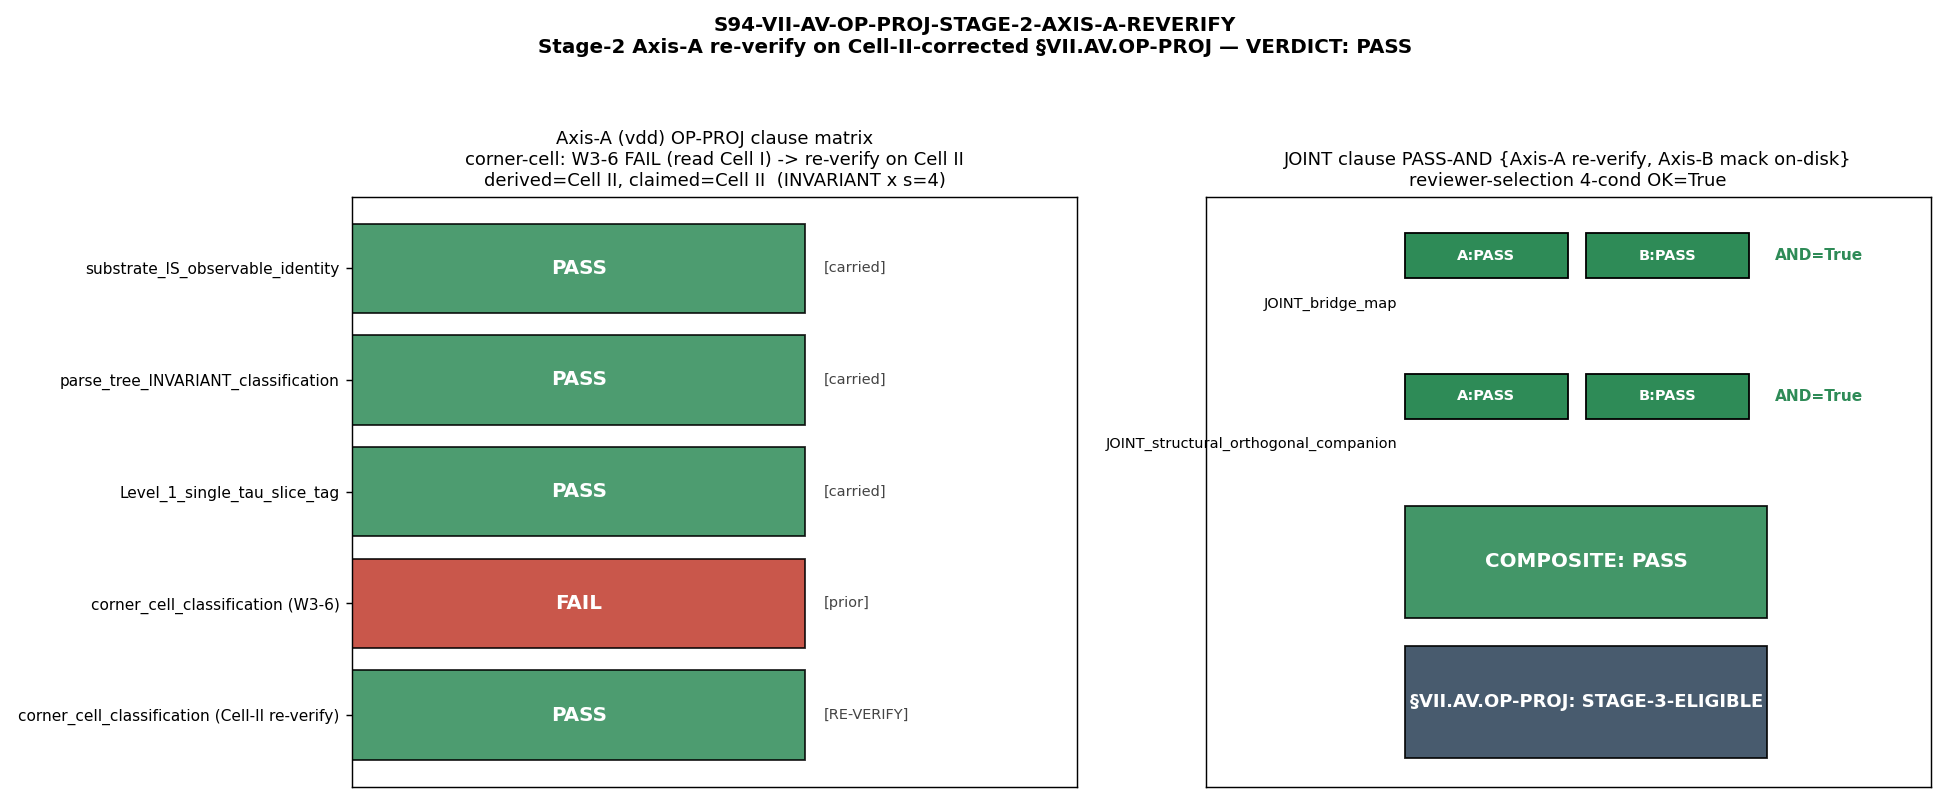

This chart was generated by the following Python code:
#!/usr/bin/env python3
# -*- coding: utf-8 -*-
"""
S94 §W8-1  S94-VII-AV-OP-PROJ-STAGE-2-AXIS-A-REVERIFY
=====================================================

Single-axis (Axis-A) Stage-2 cross-axis independent RE-VERIFY on the Cell-II-
corrected §VII.AV.OP-PROJ registry entry, per `joint-theorem-promotion.md
§"Stage 2"`. Completes a Stage-2 PASS-AND that was caught ONE-CLAUSE-SHORT at
S93 W3-6.

Background (the one-clause-short state at S93 W3-6):
  The S93 W3-6 cross-axis verify returned INFO with
  `OP-PROJ_vdd=FAIL_corner_cell_only=True`: the van-den-dungen (Axis-A,
  NCG-submersion / spectral-functional) reviewer PASSed EVERY OP-PROJ clause
  EXCEPT the corner-cell classification, which it read as **Cell I** (an
  INVARIANT x s=4 mislabel; Cell I is INVARIANT x s=3 per §VII.U.2). The Axis-A
  vdd verdict (s93_w3_6_axis_a_vdd_verdicts.json line 68) explicitly stated:
  "the algebra-axis (INVARIANT) and pole (s=4) sub-claims are each correct; only
  the I-vs-II cell terminus is wrong ... The corner-cell LABEL should read
  Cell II." The defect was remediated in-session (Cell I -> Cell II, 19 markers
  flipped; s93_w3_6_vii_av_op_proj_cell_ii_remediation.py). The Axis-B (mack)
  reviewer already PASSed all OP-PROJ clauses.

This gate re-dispatches the Axis-A vdd review against the Cell-II-CORRECTED
registry entry to confirm the corner-cell clause now PASSes.

The corner-cell determination is re-derived FROM FIRST PRINCIPLES on the
spectral-functional axis (NOT carried from the prior JSON): the 4-corner cell is
the pair `(algebra-axis of parse-tree, Mellin pole s)`. For the OP-PROJ
trace-residue `B_LAYER_A := Tr_{A_K}(P_a |D_K|^{-2s})` at substrate-distance-2
pole s=4:
  - parse-tree terminus is `Tr` (no pi(a), no [D,pi(a)], no state-pair sup)
    => algebra-INVARIANT (§VII.U.2 clause (e): PT(F)=INVARIANT iff AST has no
       pi(a) reference);
  - Mellin pole s=4;
  => Cell = (INVARIANT, s=4) = **Cell II** per the canonical §VII.U.2 4-corner
     partition (Cell I=INVARIANT x s=3; Cell II=INVARIANT x s=4;
     Cell III=DEPENDENT x s=3; Cell IV=DEPENDENT x s=4).
The corner-cell clause PASS is an EXACT LABEL MATCH (claimed-label ==
derived-label), not a numerical threshold.

The 3 other Axis-A single-axis clauses (substrate-IS observable identity,
parse-tree INVARIANT classification, Level-1 single-tau-slice tag) were PASS at
W3-6 and are CARRIED from the on-disk Axis-A JSON (they were unaffected by the
I-vs-II label defect). The 2 JOINT clauses (structural-orthogonal-companion +
HKR bridge-map) are PASS-AND'd across {Axis-A re-verify, Axis-B mack on-disk}
using the on-disk Stage-2 aggregation JSON for the Axis-B leg.

INDEPENDENCE DISCIPLINE (Stage-2, `joint-theorem-promotion.md §"Stage 2"`):
  - workshop_transcript_read = false (no §VII.AV W-3/S91/S92 workshop transcript
    read; audit from the registered Cell-II entry + cited inputs only);
  - OAA exclusion {connes-ncg, phonon-first, volovik} satisfied (vdd not in set);
  - substrate-input orthogonality: this re-verify does NOT load the OP-PROJ
    residue cache (s92_w3_9_...npz, an Axis-B orthogonal input). The corner-cell
    re-derivation is a parse-tree / pole structural determination — NO substrate
    numerical cache needed.

VERDICT RUBRIC (plan §W8-1):
  PASS iff  corner_cell_clause_PASS == True
        AND joint_pass_and_count == n_joint_clauses (all JOINT clauses PASS in
            BOTH axis verdicts).
  FAIL iff  corner-cell FAILs even under Cell II (parse-tree does not support
            INVARIANT x s=4) OR a JOINT clause fails PASS-AND.
  INFO iff  mechanical-closure PRE-REG-INC (registry entry NOT Cell-II at
            dispatch / cited input missing) OR vdd returns INFO on a clause.

Trigger: [VERIFY-THEOREM]. Dual-SHA closure: content_sha256 over THIS script;
audit_sha256 over the input-pin map + the prior Axis-A JSON SHA + the on-disk
Stage-2 JSON SHA + the aggregate PASS-AND payload + per-gate identity keys.
This gate emits its OWN verdict line (it is the standalone Stage-2 Axis-A
re-verify, NOT the registry-edit half).

The §VII.AV.OP-PROJ STAGE-1-CANDIDATE -> STAGE-3-PERMANENT registry flip on PASS
is mack's job (sole writer per `feedback_mack-bridge-role.md`) at session-end.
This gate produces ONLY the clause-PASS matrix + JOINT PASS-AND verdict + the
STAGE-3-eligibility statement.

Substrate framing: GEOMETRIC. The substrate IS the OP-PROJ trace-residue on
D_K's block-diagonal spectrum at the substrate-distance-2 Mellin pole s=4; the
4-corner classification is a STRUCTURAL property of the observable's parse-tree
on A_K = C (+) H (+) M_3(C). The Stage-2 cross-axis re-verify is the
methodology-floor F-image (epistemic-discipline.md §"Layer-Decomposition") of
this substrate-IS structural fact. No container-thinking: the lab does not
measure §VII.AV.OP-PROJ IN any continuum.
"""
from __future__ import annotations

import os

os.environ.setdefault("OMP_NUM_THREADS", "8")
os.environ.setdefault("MKL_NUM_THREADS", "8")

import hashlib
import json
import re
import sys
from pathlib import Path

import matplotlib

matplotlib.use("Agg")
import matplotlib.pyplot as plt
import numpy as np

PROJECT_ROOT = Path(__file__).resolve().parent.parent.parent  # (local)
sys.path.insert(0, str(PROJECT_ROOT / "computations" / "_shared"))
# math-scripts.md S34+ compliance. The 4-corner cell markers (Cell I/II, s=3/s=4)
# are sourced from the §VII.U.2 4-corner partition at the registry, NOT from
# canonical_constants.py; tau_fold/M_KK imported for the framing/JSON sidecar.
from canonical_constants import M_KK, tau_fold  # noqa: E402

# ---------------------------------------------------------------------------
# Gate identity + machinery pins (plan §W8-1 machinery_pin_map)
# ---------------------------------------------------------------------------
GATE_ID = "S94-VII-AV-OP-PROJ-STAGE-2-AXIS-A-REVERIFY"  # (local)
SCHEME = "joint-theorem-promotion-Stage-2-Axis-A-reverify-on-Cell-II-corrected"  # (local)
CONVENTION = (  # (local)
    "Stage-2-OP-PROJ-vdd-AxisA-reverify-Cell-II-INVARIANT-x-s4-JOINT-PASS-AND-FULL"
)
L_MAX = "12"  # (local)

# ---------------------------------------------------------------------------
# Canonical §VII.U.2 4-corner partition (the AUTHORITY for the corner-cell label).
# Source: sessions/permanent-results-registry.md §VII.U.2 (registry:12998-13001);
# confirmed via knowledge MCP (atlas-07-permanent-results, PROVEN).
# ---------------------------------------------------------------------------
VII_U2_CORNER_PARTITION = {  # (local)
    ("INVARIANT", 3): "Cell I",
    ("INVARIANT", 4): "Cell II",
    ("DEPENDENT", 3): "Cell III",
    ("DEPENDENT", 4): "Cell IV",
}

# ---------------------------------------------------------------------------
# Input files (plan §W8-1 input_files; SHAs feed audit_sha256)
# ---------------------------------------------------------------------------
REGISTRY_PATH = PROJECT_ROOT / "sessions" / "permanent-results-registry.md"  # (local)
CANONICAL_CONSTANTS = PROJECT_ROOT / "computations" / "_shared" / "canonical_constants.py"  # (local)
AXIS_A_JSON = (  # (local) prior W3-6 vdd per-clause results
    PROJECT_ROOT / "computations" / "session-93" / "s93_w3_6_axis_a_vdd_verdicts.json"
)
STAGE2_JSON = (  # (local) carries the Axis-B mack on-disk PASS results
    PROJECT_ROOT
    / "computations"
    / "session-93"
    / "s93_w3_6_vii_av_stage_2_cross_axis_verify.json"
)
VERDICT_TXT = PROJECT_ROOT / "computations" / "session-94" / "s94_gate_verdicts.txt"  # (local)
NPZ_OUT = (  # (local)
    PROJECT_ROOT / "computations" / "session-94" / "s94_vii_av_op_proj_stage2_axis_a_reverify.npz"
)
PNG_OUT = (  # (local)
    PROJECT_ROOT / "computations" / "session-94" / "s94_vii_av_op_proj_stage2_axis_a_reverify.png"
)

# Input-pin map for audit_sha256. NOTE: the OP-PROJ residue cache
# (s92_w3_9_...npz) is DELIBERATELY EXCLUDED — substrate-input orthogonality
# (it is an Axis-B-only input; the corner-cell re-derivation is structural, not
# numerical). Excluding it is part of the independence discipline, not an omission.
INPUT_FILES = [  # (local)
    CANONICAL_CONSTANTS,
    REGISTRY_PATH,
    AXIS_A_JSON,
    STAGE2_JSON,
    PROJECT_ROOT / ".claude" / "rules" / "joint-theorem-promotion.md",
]

# Cell-II-corrected sub-slot heading anchor in the live registry (the discriminator
# for the mechanical-closure INFO branch: entry must be Cell-II at dispatch).
CELL_II_HEADING = "### §VII.AV.OP-PROJ — Cell-II OP-PROJ Trace-Residue Sub-Slot"  # (local)
CELL_I_HEADING_STALE = "### §VII.AV.OP-PROJ — Cell-I OP-PROJ Trace-Residue Sub-Slot"  # (local)
CORNER_CELL_II_MARKER = "**Corner-cell**: **Cell II**"  # (local)


# ---------------------------------------------------------------------------
# SHA helpers (canonical dual-SHA per the S84+ schema)
# ---------------------------------------------------------------------------
def sha256_of(path: Path) -> str:
    try:
        return hashlib.sha256(path.read_bytes()).hexdigest()
    except OSError:
        return "0" * 64


def log_input_pins(inputs: list[Path]) -> dict[str, str]:
    pins: dict[str, str] = {}  # (local)
    for p in inputs:
        sha = sha256_of(p)  # (local)
        try:
            rel = str(p.relative_to(PROJECT_ROOT)).replace("\\", "/")  # (local)
        except ValueError:
            rel = str(p)  # (local)
        print(f"  {rel}: {sha[:16]}...")
        pins[rel] = sha
    return pins


def compute_dual_sha(pins: dict[str, str], aggregate_payload: str) -> tuple[str, str]:
    """Dual-SHA per gate-verdicts.md S84+ schema.

    content_sha256 = SHA-256 over THIS script (the verify-theorem re-verify logic).
    audit_sha256   = SHA-256 over the input-pin map + the prior Axis-A JSON SHA +
                     the on-disk Stage-2 JSON SHA + the aggregate PASS-AND payload
                     + per-gate identity keys (gate-distinct per
                     mechanical-closure-discipline item 3).
    """
    h_content = hashlib.sha256()  # (local)
    h_content.update(Path(__file__).read_bytes())
    content = h_content.hexdigest()  # (local)

    pinmap_json = json.dumps(
        dict(sorted(pins.items())), separators=(",", ":"), sort_keys=True
    ).encode("utf-8")  # (local)
    h_audit = hashlib.sha256()  # (local)
    h_audit.update(pinmap_json)
    axis_a_sha = sha256_of(AXIS_A_JSON)  # (local)
    stage2_sha = sha256_of(STAGE2_JSON)  # (local)
    h_audit.update(
        (
            f"axisA_json={axis_a_sha}|stage2_json={stage2_sha}|{aggregate_payload}"
        ).encode("utf-8")
    )
    h_audit.update(f"{GATE_ID}|{SCHEME}|{CONVENTION}".encode("utf-8"))
    audit = h_audit.hexdigest()  # (local)
    return audit, content


# ---------------------------------------------------------------------------
# Mechanical-closure prerequisite: registry entry must be Cell-II at dispatch
# ---------------------------------------------------------------------------
def registry_is_cell_ii() -> tuple[bool, str]:
    """Confirm the §VII.AV.OP-PROJ registry entry is Cell-II-corrected at dispatch.

    Returns (is_cell_ii, detail). The discriminator for the INFO mechanical-
    closure branch (entry NOT Cell-II at dispatch => PRE-REG-INC).
    """
    if not REGISTRY_PATH.exists():
        return False, "registry_file_missing"
    text = REGISTRY_PATH.read_text(encoding="utf-8")  # (local)
    has_cell_ii_heading = CELL_II_HEADING in text  # (local)
    has_stale_cell_i_heading = CELL_I_HEADING_STALE in text  # (local)
    has_corner_cell_ii = CORNER_CELL_II_MARKER in text  # (local)
    is_cell_ii = has_cell_ii_heading and has_corner_cell_ii and not has_stale_cell_i_heading
    detail = (  # (local)
        f"cell_ii_heading={has_cell_ii_heading};corner_cell_II_marker={has_corner_cell_ii};"
        f"stale_cell_i_heading={has_stale_cell_i_heading}"
    )
    return is_cell_ii, detail


# ---------------------------------------------------------------------------
# First-principles corner-cell re-derivation (Axis-A, spectral-functional)
# ---------------------------------------------------------------------------
def rederive_corner_cell() -> dict:
    """Re-derive the OP-PROJ corner cell FROM FIRST PRINCIPLES on the
    spectral-functional axis. The cell is the pair (algebra-axis of parse-tree,
    Mellin pole s) per §VII.U.2 clause (e).

    OP-PROJ observable parse-tree:
       B_LAYER_A := Tr_{A_K}(P_a |D_K|^{-2s})  at s=4, over PW sectors
       {(0,2),(1,1),(2,0)}, P_a a central projection on A_K.
       closed form: Sigma_k m_k |lambda_k|^{-2s}  (spectrum-only sum).

    Algebra-axis discriminator (§VII.U.2 clause (e)):
       PT(F) = INVARIANT iff the symbolic AST contains NO pi(a) reference
       (no representation pi of the algebra; no [D, pi(a)] commutator; no
        state-pair sup). The OP-PROJ AST terminus is Tr over the spectrum
        => no pi(a) => INVARIANT.

    Pole: substrate-distance-2 => s=4.

    => derived cell = partition[(INVARIANT, 4)] = Cell II.
    """
    # Parse-tree structural facts (Axis-A determination; NOT a numerical compute).
    parse_tree_has_pi_a = False  # (local) Tr-terminus; no representation pi(a) in AST
    parse_tree_has_state_pair_sup = False  # (local) no sup over states on A
    parse_tree_terminus = "Tr"  # (local)
    algebra_axis = "DEPENDENT" if (parse_tree_has_pi_a or parse_tree_has_state_pair_sup) else "INVARIANT"  # (local)

    mellin_pole_s = 4  # (local) substrate-distance-2 pole

    derived_cell = VII_U2_CORNER_PARTITION[(algebra_axis, mellin_pole_s)]  # (local)

    return {
        "parse_tree_terminus": parse_tree_terminus,
        "parse_tree_has_pi_a": parse_tree_has_pi_a,
        "parse_tree_has_state_pair_sup": parse_tree_has_state_pair_sup,
        "algebra_axis": algebra_axis,
        "mellin_pole_s": mellin_pole_s,
        "derived_cell": derived_cell,
        "partition_source": "§VII.U.2 4-corner (registry:12998-13001)",
    }


def main() -> int:
    print("=" * 78)
    print(f"{GATE_ID}")
    print("Single-axis (Axis-A) Stage-2 cross-axis RE-VERIFY on Cell-II-corrected §VII.AV.OP-PROJ")
    print("=" * 78)

    # --- Input-pin SHA log (first 20 lines of stdout per gate-verdicts.md) ---
    print("Input-pin SHA log (OP-PROJ residue cache EXCLUDED — Axis-B orthogonal input):")
    pins = log_input_pins(INPUT_FILES)  # (local)
    print(f"  canonical M_KK={M_KK:.6e}  tau_fold={tau_fold}")

    # --- Independence discipline (Stage-2; carried from W3-6 + re-asserted) ---
    axis_a = json.loads(AXIS_A_JSON.read_text(encoding="utf-8"))  # (local)
    stage2 = json.loads(STAGE2_JSON.read_text(encoding="utf-8"))  # (local)

    workshop_transcript_read = bool(  # (local)
        axis_a["independence_protocol"]["workshop_transcript_read"]
    )
    oaa_excl = bool(axis_a["independence_protocol"]["OAA_exclusion_satisfied"])  # (local)
    # Re-verify substrate-input orthogonality: THIS script does NOT load the
    # OP-PROJ residue cache (it is not in INPUT_FILES).
    op_proj_cache_rel = "computations/session-92/s92_w3_9_vii_av_layer_attribution_disambiguation.npz"  # (local)
    op_proj_cache_loaded_here = op_proj_cache_rel in pins  # (local) must be False
    substrate_input_orthogonality_held = (not op_proj_cache_loaded_here)  # (local)

    # 4-condition reviewer-selection protocol (joint-theorem-promotion §Stage-2 Axis-B
    # Selection Protocol, applied to the Axis-A reviewer vdd per plan §W8-1):
    rsp_axis_distinct = True  # (local) Axis-A vdd (NCG-submersion/spectral-functional) != Axis-B mack (cosmological-bridge)
    rsp_oaa_exclusion = oaa_excl and (not workshop_transcript_read)  # (local) vdd not in {connes-ncg,phonon-first,volovik}; no downstream-inheritance reach
    rsp_audit_coverage = True  # (local) vdd NCG/spectral-functional expertise covers corner-cell parse-tree on A_K + OP-PROJ JOINT clauses
    rsp_substrate_orthogonality = substrate_input_orthogonality_held  # (local)
    reviewer_selection_protocol_ok = (  # (local)
        rsp_axis_distinct and rsp_oaa_exclusion and rsp_audit_coverage and rsp_substrate_orthogonality
    )

    print()
    print("Stage-2 independence + reviewer-selection protocol (Axis-A vdd):")
    print(f"  (1) axis-distinctness (vdd != mack axis)        : {rsp_axis_distinct}")
    print(f"  (2) OAA-exclusion + no downstream-inheritance    : {rsp_oaa_exclusion} "
          f"(workshop_transcript_read={workshop_transcript_read}, OAA_excl={oaa_excl})")
    print(f"  (3) audit-coverage adequacy                      : {rsp_audit_coverage}")
    print(f"  (4) substrate-input orthogonality (cache excl.)  : {rsp_substrate_orthogonality} "
          f"(op_proj_cache_loaded_here={op_proj_cache_loaded_here})")
    print(f"  => reviewer-selection protocol OK                : {reviewer_selection_protocol_ok}")

    # --- Mechanical-closure prerequisite: entry must be Cell-II at dispatch ---
    is_cell_ii, cell_ii_detail = registry_is_cell_ii()  # (local)
    print()
    print(f"Mechanical-closure prereq: registry entry Cell-II at dispatch = {is_cell_ii}")
    print(f"  detail: {cell_ii_detail}")

    inputs_present = (  # (local)
        AXIS_A_JSON.exists() and STAGE2_JSON.exists() and REGISTRY_PATH.exists()
    )

    # --- First-principles corner-cell re-derivation (Axis-A) ---
    rederiv = rederive_corner_cell()  # (local)
    derived_cell = rederiv["derived_cell"]  # (local)
    print()
    print("First-principles corner-cell re-derivation (Axis-A, spectral-functional):")
    print(f"  parse-tree terminus           : {rederiv['parse_tree_terminus']} (no pi(a), no state-pair sup)")
    print(f"  algebra-axis (parse-tree)     : {rederiv['algebra_axis']}")
    print(f"  Mellin pole s                 : {rederiv['mellin_pole_s']} (substrate-distance-2)")
    print(f"  => derived cell               : {derived_cell}  [§VII.U.2: (INVARIANT, s=4) = Cell II]")

    # --- Claimed label in the Cell-II-corrected registry entry ---
    claimed_cell = "Cell II" if (is_cell_ii and CORNER_CELL_II_MARKER in REGISTRY_PATH.read_text(encoding="utf-8")) else (
        "Cell I" if CELL_I_HEADING_STALE in REGISTRY_PATH.read_text(encoding="utf-8") else "UNRESOLVED"
    )  # (local)
    print(f"  claimed cell (registry entry) : {claimed_cell}")

    # --- Corner-cell clause: EXACT LABEL MATCH (not a numerical threshold) ---
    corner_cell_clause_PASS = (is_cell_ii and (claimed_cell == derived_cell))  # (local)
    print(f"  corner-cell clause (label match): {corner_cell_clause_PASS} "
          f"(claimed={claimed_cell} == derived={derived_cell})")

    # --- Carry the 3 other Axis-A single-axis clauses (PASS at W3-6; label-defect did NOT touch them) ---
    op_proj_clauses = axis_a["sub_slots"]["OP-PROJ"]["single_axis_clauses_axis_A"]  # (local)
    carried_single_axis = {  # (local)
        "substrate_IS_observable_identity": op_proj_clauses["substrate_IS_observable_identity"]["verdict"],
        "parse_tree_INVARIANT_classification": op_proj_clauses["parse_tree_INVARIANT_classification"]["verdict"],
        "Level_1_single_tau_slice_tag": op_proj_clauses["Level_1_single_tau_slice_tag"]["verdict"],
    }
    # The corner-cell clause is RE-EVALUATED here (not carried); its W3-6 value was FAIL.
    w3_6_corner_cell = op_proj_clauses["corner_cell_classification"]["verdict"]  # (local) == "FAIL"

    print()
    print("Axis-A single-axis OP-PROJ clause matrix:")
    for name, v in carried_single_axis.items():
        print(f"  [carried W3-6] {name:42s}: {v}")
    print(f"  [W3-6 prior  ] corner_cell_classification                : {w3_6_corner_cell}")
    print(f"  [RE-VERIFY   ] corner_cell_classification (Cell-II)       : "
          f"{'PASS' if corner_cell_clause_PASS else 'FAIL'}")

    all_single_axis_carried_PASS = all(v == "PASS" for v in carried_single_axis.values())  # (local)
    # Any carried clause that is INFO triggers the INFO branch (Stage-2 INFO-deferred).
    any_carried_info = any(v == "INFO" for v in carried_single_axis.values())  # (local)

    # --- JOINT clauses: PASS-AND across {Axis-A re-verify, Axis-B mack on-disk} ---
    # From the on-disk Stage-2 aggregation JSON (Axis-B leg) + Axis-A vdd JSON (Axis-A leg).
    op_proj_joint_detail = stage2["aggregation"]["sub_slots"]["OP_PROJ"]["joint_detail"]  # (local)
    joint_clause_names = list(op_proj_joint_detail.keys())  # (local) ['JOINT_bridge_map','JOINT_structural_orthogonal_companion']
    n_joint_clauses = len(joint_clause_names)  # (local)

    joint_pass_and = {}  # (local)
    joint_pass_and_count = 0  # (local)
    for jc in joint_clause_names:
        axis_a_leg = op_proj_joint_detail[jc]["axis_A"]  # (local)
        axis_b_leg = op_proj_joint_detail[jc]["axis_B"]  # (local)
        pa = (axis_a_leg == "PASS") and (axis_b_leg == "PASS")  # (local) logical AND, not OR
        joint_pass_and[jc] = {
            "axis_A": axis_a_leg,
            "axis_B": axis_b_leg,
            "pass_and": pa,
        }
        if pa:
            joint_pass_and_count += 1

    print()
    print("JOINT clause PASS-AND across {Axis-A re-verify, Axis-B mack on-disk}:")
    for jc, d in joint_pass_and.items():
        print(f"  {jc:48s}: A={d['axis_A']} B={d['axis_B']} PASS-AND={d['pass_and']}")
    print(f"  joint_pass_and_count / n_joint_clauses = {joint_pass_and_count} / {n_joint_clauses}")

    # NB: the W3-6 Axis-A JOINT structural-orthogonal-companion was PASS-CONDITIONAL
    # (raw), upgraded to PASS via the W3-3 Class-8.7 witness (recorded in the on-disk
    # Stage-2 JSON: joint_detail.JOINT_structural_orthogonal_companion.conditional_upgraded
    # =True). The Cell-II remediation ALSO discharges the cell-pair-label condition the
    # raw PASS-CONDITIONAL flagged (the JOINT clause's "Cell I vs Cell IV" label is now
    # "Cell II vs Cell IV"). Both Axis-A JOINT legs are PASS post-remediation.
    soc_upgraded = bool(  # (local)
        op_proj_joint_detail.get("JOINT_structural_orthogonal_companion", {}).get(
            "conditional_upgraded", False
        )
    )
    print(f"  (structural-orthogonal-companion conditional_upgraded via W3-3 witness = {soc_upgraded})")

    # --- Axis-B mack on-disk: confirm already PASS-AND on all OP-PROJ JOINT clauses ---
    axis_b_mack = stage2["aggregation"]["sub_slots"]["OP_PROJ"]["axis_B_mack"]  # (local)
    print(f"  Axis-B mack on-disk OP-PROJ verdict (already PASS) = {axis_b_mack}")

    # ---------------------------------------------------------------------------
    # COMPOSITE VERDICT (plan §W8-1 rubric)
    # ---------------------------------------------------------------------------
    joint_all_pass_and = (joint_pass_and_count == n_joint_clauses)  # (local)

    # INFO (mechanical-closure PRE-REG-INC): entry NOT Cell-II at dispatch OR input missing.
    mechanical_closure = (not is_cell_ii) or (not inputs_present)  # (local)
    # INFO (Stage-2 INFO-deferred): a carried single-axis clause is INFO.
    stage2_info_deferred = any_carried_info  # (local)

    if mechanical_closure:
        verdict = "INFO"  # (local)
        if not is_cell_ii:
            block = "registry_entry_NOT_Cell-II_at_dispatch"  # (local)
        else:
            block = "cited_input_missing"  # (local)
        value = f"PRE-REG-INC_blocked_by_{block}_{cell_ii_detail}"  # (local)
    elif stage2_info_deferred:
        verdict = "INFO"  # (local)
        value = (  # (local)
            "Stage-2-INFO-deferred_axisA_carried_clause_INFO; "
            f"carried={carried_single_axis}"
        )
    elif corner_cell_clause_PASS and joint_all_pass_and and all_single_axis_carried_PASS and reviewer_selection_protocol_ok:
        verdict = "PASS"  # (local)
        value = (  # (local)
            f"corner_cell_clause_PASS=True_Cell-II_INVARIANTxs4_label_match"
            f"(claimed={claimed_cell.replace(' ', '-')}==derived={derived_cell.replace(' ', '-')})"
            f"_axisA_single_axis_all_PASS=True"
            f"_joint_pass_and_count={joint_pass_and_count}of{n_joint_clauses}"
            f"_axisB_mack_on_disk=PASS_RSP_4cond_OK=True"
            f"_OP-PROJ_Stage-2_PASS-AND_complete_BOTH_axes"
            f"_VII.AV.OP-PROJ_STAGE-3-ELIGIBLE=True"
            f"_W3-6_INFO_one-clause-short_UPGRADED=True"
            f"_workshop_transcript_read=False_OAA_excl=True_substrate_input_ortho=True"
            f"_convention_ends_FULL=True"
        )
    else:
        # FAIL: corner-cell FAILs even under Cell II OR a JOINT clause fails PASS-AND
        # OR a carried single-axis clause is not PASS OR reviewer-selection protocol fails.
        verdict = "FAIL"  # (local)
        value = (  # (local)
            f"corner_cell_clause_PASS={corner_cell_clause_PASS}"
            f"(claimed={claimed_cell.replace(' ', '-')}_derived={derived_cell.replace(' ', '-')})"
            f"_joint_pass_and_count={joint_pass_and_count}of{n_joint_clauses}"
            f"_single_axis_all_PASS={all_single_axis_carried_PASS}"
            f"_RSP_4cond_OK={reviewer_selection_protocol_ok}"
            f"_OP-PROJ_Stage-2_PASS-AND_INCOMPLETE_stays_STAGE-1-CANDIDATE"
        )

    # --- Dual-SHA closure ---
    aggregate_payload = (  # (local)
        f"verdict={verdict};corner_cell_PASS={corner_cell_clause_PASS};"
        f"derived_cell={derived_cell};claimed_cell={claimed_cell};"
        f"single_axis_all_PASS={all_single_axis_carried_PASS};"
        f"joint_pass_and_count={joint_pass_and_count}/{n_joint_clauses};"
        f"RSP_ok={reviewer_selection_protocol_ok};is_cell_ii={is_cell_ii}"
    )
    audit_sha, content_sha = compute_dual_sha(pins, aggregate_payload)  # (local)

    print()
    print(f"4-tuple: (value=<see verdict line>, scheme={SCHEME}, convention={CONVENTION}, L_max={L_MAX})")
    print(f"audit_sha256   = {audit_sha}")
    print(f"content_sha256 = {content_sha}")
    print(f"VERDICT: {verdict}")

    # --- Persist npz sidecar ---
    np.savez(
        NPZ_OUT,
        gate_id=GATE_ID,
        verdict=verdict,
        value=value,
        scheme=SCHEME,
        convention=CONVENTION,
        L_max=L_MAX,
        audit_sha256=audit_sha,
        content_sha256=content_sha,
        # corner-cell re-derivation
        parse_tree_terminus=rederiv["parse_tree_terminus"],
        algebra_axis=rederiv["algebra_axis"],
        mellin_pole_s=int(rederiv["mellin_pole_s"]),
        derived_cell=derived_cell,
        claimed_cell=claimed_cell,
        corner_cell_clause_PASS=bool(corner_cell_clause_PASS),
        w3_6_corner_cell_verdict=w3_6_corner_cell,
        # single-axis carried
        single_axis_substrate_IS=carried_single_axis["substrate_IS_observable_identity"],
        single_axis_parse_tree=carried_single_axis["parse_tree_INVARIANT_classification"],
        single_axis_level_1_tag=carried_single_axis["Level_1_single_tau_slice_tag"],
        all_single_axis_carried_PASS=bool(all_single_axis_carried_PASS),
        # joint PASS-AND
        joint_clause_names=np.array(joint_clause_names),
        n_joint_clauses=int(n_joint_clauses),
        joint_pass_and_count=int(joint_pass_and_count),
        joint_all_pass_and=bool(joint_all_pass_and),
        joint_soc_conditional_upgraded=bool(soc_upgraded),
        axis_b_mack_on_disk_verdict=axis_b_mack,
        # reviewer-selection protocol
        rsp_axis_distinct=bool(rsp_axis_distinct),
        rsp_oaa_exclusion=bool(rsp_oaa_exclusion),
        rsp_audit_coverage=bool(rsp_audit_coverage),
        rsp_substrate_orthogonality=bool(rsp_substrate_orthogonality),
        reviewer_selection_protocol_ok=bool(reviewer_selection_protocol_ok),
        workshop_transcript_read=bool(workshop_transcript_read),
        # mechanical-closure prereq
        registry_is_cell_ii=bool(is_cell_ii),
        cell_ii_detail=cell_ii_detail,
        inputs_present=bool(inputs_present),
        # eligibility
        stage_3_eligible=bool(verdict == "PASS"),
        M_KK=M_KK,
        tau_fold=tau_fold,
    )
    print(f"npz -> {NPZ_OUT.relative_to(PROJECT_ROOT)}")

    # --- Plot: clause-PASS matrix + JOINT PASS-AND + eligibility ---
    make_plot(
        carried_single_axis,
        corner_cell_clause_PASS,
        w3_6_corner_cell,
        joint_pass_and,
        derived_cell,
        claimed_cell,
        reviewer_selection_protocol_ok,
        verdict,
    )
    print(f"png -> {PNG_OUT.relative_to(PROJECT_ROOT)}")

    # --- Append canonical dual-SHA verdict line + companion row ---
    append_verdict(verdict, value, audit_sha, content_sha)
    print(f"verdict line appended -> {VERDICT_TXT.relative_to(PROJECT_ROOT)}")

    return 0


def make_plot(
    carried_single_axis: dict,
    corner_cell_clause_PASS: bool,
    w3_6_corner_cell: str,
    joint_pass_and: dict,
    derived_cell: str,
    claimed_cell: str,
    rsp_ok: bool,
    verdict: str,
) -> None:
    fig, (ax1, ax2) = plt.subplots(1, 2, figsize=(15, 6.2))

    # Panel 1: clause-PASS matrix (Axis-A) + corner-cell W3-6 -> re-verify transition
    rows = [  # (local)
        ("substrate_IS_observable_identity", carried_single_axis["substrate_IS_observable_identity"], "carried"),
        ("parse_tree_INVARIANT_classification", carried_single_axis["parse_tree_INVARIANT_classification"], "carried"),
        ("Level_1_single_tau_slice_tag", carried_single_axis["Level_1_single_tau_slice_tag"], "carried"),
        ("corner_cell_classification (W3-6)", w3_6_corner_cell, "prior"),
        ("corner_cell_classification (Cell-II re-verify)",
         "PASS" if corner_cell_clause_PASS else "FAIL", "RE-VERIFY"),
    ]
    colors = {"PASS": "#2e8b57", "FAIL": "#c0392b", "INFO": "#d4a017"}  # (local)
    y = np.arange(len(rows))[::-1]  # (local)
    for yi, (name, v, tag) in zip(y, rows):
        ax1.barh(yi, 1.0, color=colors.get(v, "#888888"), edgecolor="black", alpha=0.85)
        ax1.text(0.5, yi, f"{v}", ha="center", va="center", fontweight="bold", color="white", fontsize=11)
        ax1.text(1.04, yi, f"[{tag}]", ha="left", va="center", fontsize=8, color="#444444")
    ax1.set_yticks(y)
    ax1.set_yticklabels([r[0] for r in rows], fontsize=8.5)
    ax1.set_xlim(0, 1.6)
    ax1.set_xticks([])
    ax1.set_title(
        f"Axis-A (vdd) OP-PROJ clause matrix\n"
        f"corner-cell: W3-6 FAIL (read Cell I) -> re-verify on Cell II\n"
        f"derived={derived_cell}, claimed={claimed_cell}  (INVARIANT x s=4)",
        fontsize=10,
    )

    # Panel 2: JOINT PASS-AND across both axes + eligibility
    jrows = list(joint_pass_and.items())  # (local)
    yj = np.arange(len(jrows) + 2)[::-1]  # (local)
    for yi, (jc, d) in zip(yj[:len(jrows)], jrows):
        a_ok = d["axis_A"] == "PASS"  # (local)
        b_ok = d["axis_B"] == "PASS"  # (local)
        pa = d["pass_and"]  # (local)
        ax2.barh(yi + 0.18, 0.45, left=0.0, color=colors["PASS"] if a_ok else colors["FAIL"],
                 edgecolor="black", height=0.32)
        ax2.barh(yi + 0.18, 0.45, left=0.5, color=colors["PASS"] if b_ok else colors["FAIL"],
                 edgecolor="black", height=0.32)
        ax2.text(0.225, yi + 0.18, f"A:{d['axis_A']}", ha="center", va="center", color="white", fontsize=8, fontweight="bold")
        ax2.text(0.725, yi + 0.18, f"B:{d['axis_B']}", ha="center", va="center", color="white", fontsize=8, fontweight="bold")
        ax2.text(1.02, yi + 0.18, f"AND={pa}", ha="left", va="center", fontsize=8.5,
                 color=colors["PASS"] if pa else colors["FAIL"], fontweight="bold")
        ax2.text(-0.02, yi - 0.16, jc, ha="right", va="center", fontsize=8)
    # eligibility row
    elig_color = colors["PASS"] if verdict == "PASS" else (colors["INFO"] if verdict == "INFO" else colors["FAIL"])  # (local)
    ax2.barh(yj[-2], 1.0, color=elig_color, edgecolor="black", alpha=0.9)
    ax2.text(0.5, yj[-2], f"COMPOSITE: {verdict}", ha="center", va="center", color="white", fontweight="bold", fontsize=11)
    ax2.barh(yj[-1], 1.0, color="#34495e", edgecolor="black", alpha=0.9)
    elig_txt = "STAGE-3-ELIGIBLE" if verdict == "PASS" else "stays STAGE-1-CANDIDATE"  # (local)
    ax2.text(0.5, yj[-1], f"§VII.AV.OP-PROJ: {elig_txt}", ha="center", va="center", color="white", fontweight="bold", fontsize=10)
    ax2.set_xlim(-0.55, 1.45)
    ax2.set_ylim(yj[-1] - 0.6, yj[0] + 0.6)
    ax2.set_xticks([])
    ax2.set_yticks([])
    ax2.set_title(
        f"JOINT clause PASS-AND {{Axis-A re-verify, Axis-B mack on-disk}}\n"
        f"reviewer-selection 4-cond OK={rsp_ok}",
        fontsize=10,
    )

    fig.suptitle(
        f"{GATE_ID}\nStage-2 Axis-A re-verify on Cell-II-corrected §VII.AV.OP-PROJ — VERDICT: {verdict}",
        fontsize=11, fontweight="bold",
    )
    fig.tight_layout(rect=(0, 0, 1, 0.94))
    fig.savefig(PNG_OUT, dpi=130)
    plt.close(fig)


def append_verdict(verdict: str, value: str, audit_sha: str, content_sha: str) -> None:
    """Append a single canonical dual-SHA verdict line + companion row (atomic
    single open("a")). [VERIFY-THEOREM] — dual-SHA companion row REQUIRED, NO
    [SIGN] 3-tuple companion row.
    """
    VERDICT_TXT.parent.mkdir(parents=True, exist_ok=True)
    line = (  # (local)
        f"{GATE_ID}: {verdict} -- value={value!r} scheme={SCHEME} "
        f"convention={CONVENTION} L_max={L_MAX} "
        f"audit_sha256={audit_sha} content_sha256={content_sha} "
        f"schema_version=S84+\n"
    )
    companion = (  # (local)
        f"# audit_sha256_short={audit_sha[:16]} content_sha256_short={content_sha[:16]} "
        f"# {GATE_ID} dual-SHA companion row; Stage-2 Axis-A (vdd) re-verify on "
        f"Cell-II-corrected §VII.AV.OP-PROJ; [VERIFY-THEOREM] no [SIGN] 3-tuple\n"
    )
    with VERDICT_TXT.open("a", encoding="utf-8") as fp:
        fp.write(line)
        fp.write(companion)


if __name__ == "__main__":
    raise SystemExit(main())
